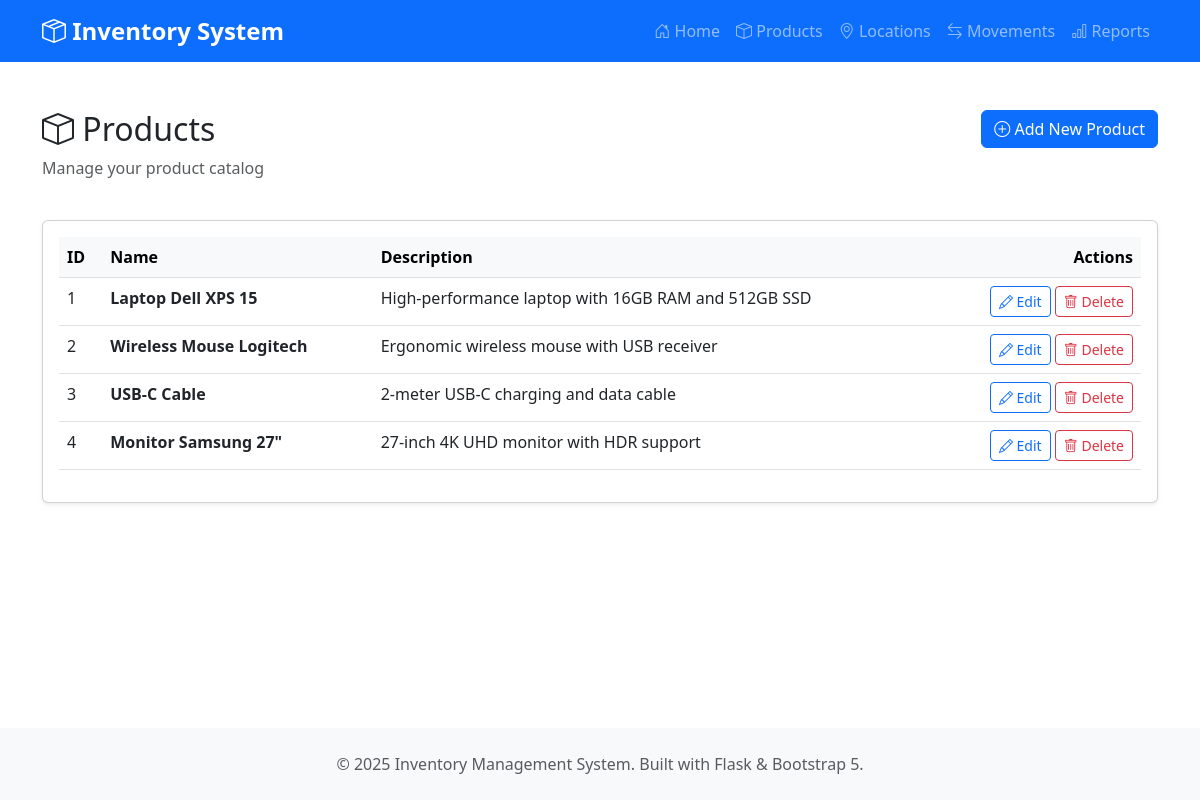
Page /products on the committed database.
### models.py (models this page shows, shortened)
class Product(db.Model):
    __tablename__ = 'product'
    product_id = db.Column(db.Integer, primary_key=True, autoincrement=True)
    name = db.Column(db.String(100), nullable=False)
    description = db.Column(db.Text)
    movements = db.relationship('ProductMovement', backref='product', lazy=True)

### app.py (the view)
@app.route('/products')
def products():
    all_products = Product.query.all()
    return render_template('products.html', products=all_products)

### templates/products.html (shortened to what this page needs)
{% extends "base.html" %}
{% block content %}
<div class="row mb-4">
    <div class="col-md-8">
        <h2><i class="bi bi-box"></i> Products</h2>
        <p class="text-muted">Manage your product catalog</p>
    </div>
    <div class="col-md-4 text-end">
        <a href="{{ url_for('add_product') }}" class="btn btn-primary">
            <i class="bi bi-plus-circle"></i> Add New Product
        </a>
    </div>
</div>
{% if products %}
<div class="card">
    <div class="card-body">
        <div class="table-responsive">
            <table class="table table-hover">
                <thead class="table-light">
                    <tr>
                        <th>ID</th>
                        <th>Name</th>
                        <th>Description</th>
                        <th class="text-end">Actions</th>
                    </tr>
                </thead>
                <tbody>
                    {% for product in products %}
                    <tr>
                        <td>{{ product.product_id }}</td>
                        <td><strong>{{ product.name }}</strong></td>
                        <td>{{ product.description or '-' }}</td>
                        <td class="text-end table-actions">
                            <a href="{{ url_for('edit_product', product_id=product.product_id) }}"
                               class="btn btn-sm btn-outline-primary">
                                <i class="bi bi-pencil"></i> Edit
                            </a>
                            <form method="POST" action="{{ url_for('delete_product', product_id=product.product_id) }}"
                                  style="display: inline;"
                                  onsubmit="return confirm('Are you sure you want to delete this product?');">
                                <button type="submit" class="btn btn-sm btn-outline-danger">
                                    <i class="bi bi-trash"></i> Delete
                                </button>
                            </form>
                        </td>
                    </tr>
                    {% endfor %}
                </tbody>
            </table>
        </div>
    </div>
</div>
{% else %}
<div class="alert alert-info">
    <i class="bi bi-info-circle"></i> No products found. <a href="{{ url_for('add_product') }}">Add your first product</a>.
</div>
{% endif %}
{% endblock %}

### templates/base.html (style rules this page uses)
body { min-height: 100vh; display: flex; flex-direction: column; }
.card { box-shadow: 0 0.125rem 0.25rem rgba(0,0,0,0.075); transition: transform 0.2s; }
.table-actions { white-space: nowrap; }

### rows in the picture
Product: product_id "1", name "Laptop Dell XPS 15", description "High-performance laptop with 16GB RAM and 512GB SSD"
Product: product_id "2", name "Wireless Mouse Logitech", description "Ergonomic wireless mouse with USB receiver"
Product: product_id "3", name "USB-C Cable", description "2-meter USB-C charging and data cable"
Product: product_id "4", name "Monitor Samsung 27\"", description "27-inch 4K UHD monitor with HDR support"
